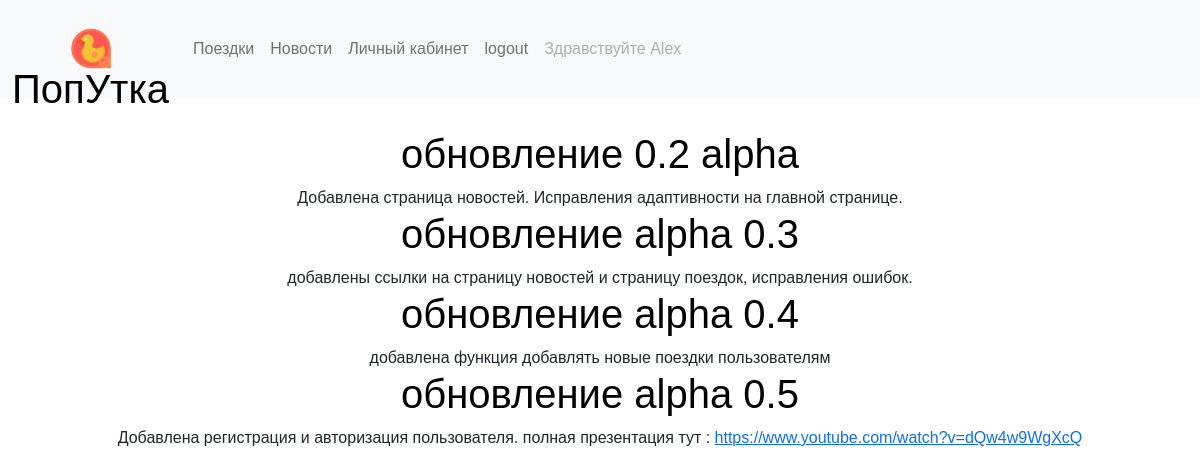
The app's page /news/ (signed in) with its own data.
### news/models.py (models this page shows, shortened)
class News(models.Model):
    title=models.CharField(max_length=128)
    text = models.TextField()

### news/views.py (the view)
# urls.py: path('news/', news, name='news'),
def news(request):
    news = News.objects.all()
    return render(request, 'news/news.html', {'news': news})

### templates/news/news.html
{% extends 'base.html' %}
{% block content %}
<main>
  {% for one_news in news %}
  <h1>{{one_news.title}}</h1>
  <font>{{one_news.text|urlize }}</font>
  {% endfor %}
</main>
{% endblock %}

### templates/base.html (shortened to what this page needs)
{% load static %}
<html>
<head>
        <link href="https://cdn.jsdelivr.net/npm/bootstrap@5.0.2/dist/css/bootstrap.min.css" rel="stylesheet"
>
        <link rel="stylesheet" href="https://maxcdn.bootstrapcdn.com/bootstrap/3.3.7/css/bootstrap-theme.min.css"
>
        <link href="{% static 'index.css'%}" rel="stylesheet">
</head>
<body>
  <nav class="navbar fixed-top navbar-expand-lg navbar-light bg-light">
    <div class="container-fluid">
      <a class="navbar-brand" href="/">
        <div id="logo">
        <img id="header-img" src="{% static '1.png'%}">
        <h1 id="logo_text">ПопУтка</h1>
    </div>
  </a>
      <div class="collapse navbar-collapse" id="navbarSupportedContent">
        <ul class="navbar-nav me-auto mb-2 mb-lg-0">
          <li class="nav-item">
            <a class="nav-link" href="/travel/">Поездки</a>
          </li>
          <li class="nav-item">
            <a class="nav-link" href="/news/">Новости</a>
          </li>
            {% if user.is_authenticated %}
            <li class="nav-item">
              <a class="nav-link" href="/cabinet/">Личный кабинет</a>
            </li>
            <li class="nav-item">
              <a class="nav-link" href="/logout/">logout</a>
            </li>
            <li class="nav-item">
              <a class="nav-link disabled" href="#" tabindex="-1" aria-disabled="true">Здравствуйте {{user.first_name}}</a>
            </li>
            {% endif %}
        </ul>
      </div>
    </div>
  </nav>
        {% block content %}
        {% endblock %}
  </body>
</html>

### static/index.css (style rules this page uses)
body { font-family: 'Raleway', sans-serif; text-align:center; margin:0px; padding:0px; }
main { margin-top: 130px; animation: loadIn 0.75s; }
#logo { display: inline-block; width: auto; height: 6vw; border-radius:6vw; position: relative; animation: moveIn 1s; }
#logo_text { margin: -0px; margin-top: -20px; }
#header-img { display: inline-block; width: auto; height: 6vw; border-radius:6vw; margin: -0px; }
h1,h2,h3 { text-align: center; color: black; }

### records on screen
News: title "обновление 0.2 alpha", text "Добавлена страница новостей. Исправления адаптивности на главной странице."
News: title "обновление alpha 0.3", text "добавлены ссылки на страницу новостей и страницу поездок, исправления ошибок."
News: title "обновление alpha 0.4", text "добавлена функция добавлять новые поездки пользователям"
News: title "обновление alpha 0.5", text "Добавлена регистрация и авторизация пользователя. полная презентация тут : https://www.youtube.com/watch?v=dQw4w9WgXcQ"

### other values on screen
{{ user.first_name }} "Alex"
